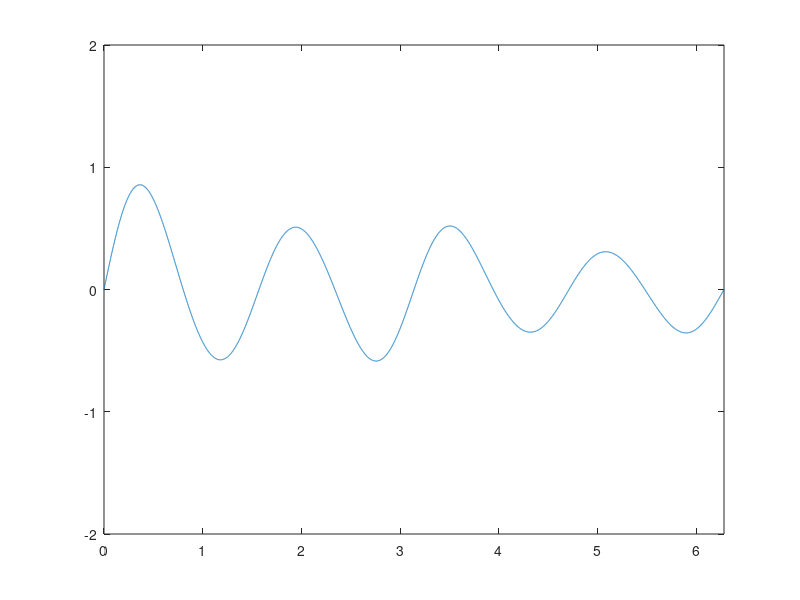

Here is the MATLAB script that generated this plot:
fs = 8192;
rhythm = 1;
freq = 2;
x = linspace(0, 2 * pi * rhythm, fs * rhythm);
y = 0.1*sin(freq * x)+0.8*sin(2*freq * x)+0.05*sin(3*freq * x)+0.025*sin(4*freq * x);
waves = y.*exp(-x/(rhythm * 2* pi));
plot(x,waves);
axis([0,2*pi,-2,2]);
sound(waves,fs)